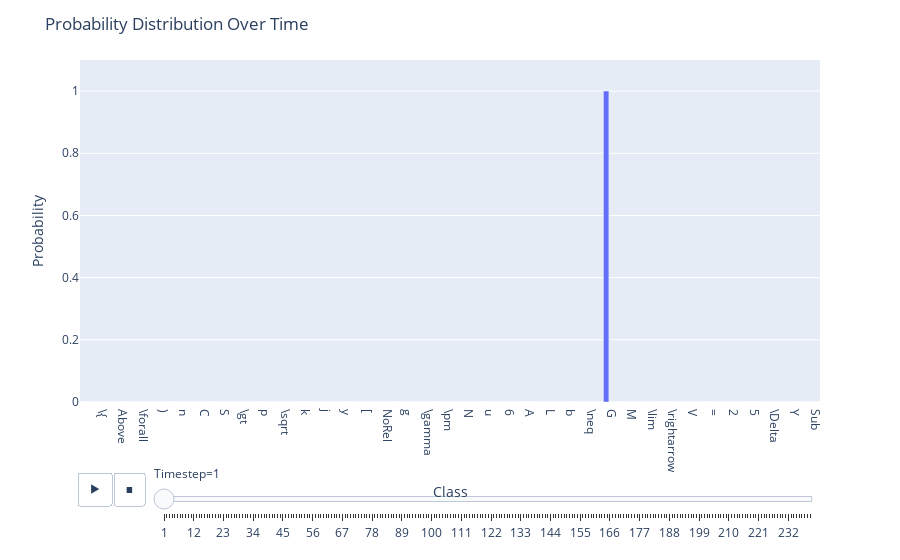

The code cell stored with this chart in its notebook:
### Code cell
import plotly.express as px
import numpy as np
import pandas as pd

# Simulate data
prob = np.exp(output.squeeze(0).cpu().detach().numpy())

# Prepare DataFrame for Plotly
data = {
    'Class': np.tile(tokens, prob.shape[0]),
    'Probability': prob.flatten(),
    'Timestep': np.repeat(np.arange(1, prob.shape[0]+1), prob.shape[1])
}

df = pd.DataFrame(data)

# Create interactive plot
fig = px.bar(df, x='Class', y='Probability',
             animation_frame='Timestep',
             range_y=[0, prob.max()+0.1])
fig.update_layout(title="Probability Distribution Over Time",
                  xaxis_title="Class",
                  yaxis_title="Probability")
fig.show()
